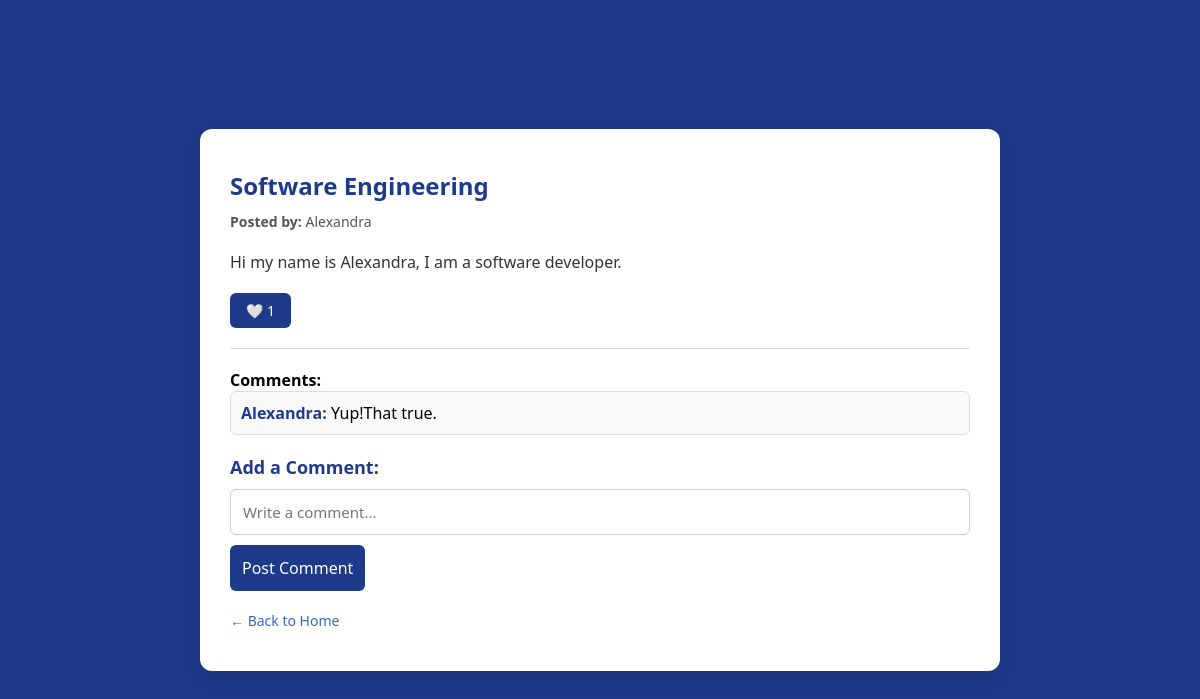
The page /topic/1 (signed in) on the database its author committed.
### tables this page shows
CREATE TABLE topics (
                        id INTEGER PRIMARY KEY AUTOINCREMENT,
                        username TEXT,
                        title TEXT,
                        content TEXT);

CREATE TABLE comments (
                        id INTEGER PRIMARY KEY AUTOINCREMENT,
                        topic_id INTEGER,
                        username TEXT,
                        comment TEXT,
                        FOREIGN KEY (topic_id) REFERENCES topics(id));

### app.py (the view)
@app.route('/topic/<int:topic_id>')
def topic_detail(topic_id):
    if 'username' not in session:
        return redirect('/login')
    conn = sqlite3.connect('forum.db')
    cursor = conn.cursor()
    cursor.execute('SELECT id, username, title, content FROM topics WHERE id = ?', (topic_id,))
    topic = cursor.fetchone()
    if not topic:
        conn.close()
        return "Topic not found", 404
    cursor.execute('SELECT * FROM comments WHERE topic_id = ? ORDER BY id', (topic_id,))
    comments = cursor.fetchall()
    cursor.execute('SELECT COUNT(*) FROM likes WHERE topic_id = ?', (topic_id,))
    like_count = cursor.fetchone()[0]
    user_has_liked = False
    if 'user_id' in session:
        cursor.execute('SELECT 1 FROM likes WHERE user_id = ? AND topic_id = ?',
                      (session['user_id'], topic_id))
        user_has_liked = cursor.fetchone() is not None
    conn.close()
    return render_template('topic_detail.html',
                         topic_id=topic[0],
                         username=topic[1],
                         title=topic[2],
                         content=topic[3],
                         comments=comments,
                         like_count=like_count,
                         user_has_liked=user_has_liked)

### templates/topic_detail.html (shortened to what this page needs)
<!DOCTYPE html>
<html lang="en">
<head>
</head>
<body>
  <div class="container">
    <h2>{{ title }}</h2>
    <p class="author"><strong>Posted by:</strong> {{ username }}</p>
    <div class="content">
      <p>{{ content }}</p>
    </div>
    <div class="like-section">
      {% if session.get('user_id') %}
        <form method="POST" action="/like/{{ topic_id }}" style="display: inline;">
          <button type="submit" class="like-button">
            {% if user_has_liked %}
              ❤️ {{ like_count }}
            {% else %}
              🤍 {{ like_count }}
            {% endif %}
          </button>
        </form>
      {% else %}
        <span class="like-display">🤍 {{ like_count }}</span>
        <small><a href="/login">Login to like this post</a></small>
      {% endif %}
    </div>
    <hr>
    <h4>Comments:</h4>
    {% if comments %}
      {% for comment in comments %}
        <div class="comment">
          <strong>{{ comment[2] }}:</strong> {{ comment[3] }}
        </div>
      {% endfor %}
    {% else %}
      <p>No comments yet. Be the first to comment!</p>
    {% endif %}
    <div class="comment-form">
      <h4>Add a Comment:</h4>
      <form action="/comment/{{ topic_id }}" method="POST">
        <input type="text" name="comment" placeholder="Write a comment..." required>
        <button type="submit">Post Comment</button>
      </form>
    </div>
    <p><a href="/home" class="back-link">← Back to Home</a></p>
  </div>
</body>
</html>

### templates/topic_detail.html (style rules this page uses)
* { margin: 0; padding: 0; box-sizing: border-box; font-family: 'Segoe UI', Tahoma, Geneva, Verdana, sans-serif; }
body { background-color: #1e3a8a; display: flex; justify-content: center; align-items: center; min-height: 100vh; padding: 20px; }
.container { background-color: #fff; padding: 40px 30px; border-radius: 12px; box-shadow: 0 8px 20px rgba(0, 0, 0, 0.1); max-width: 800px; width: 100%; }
h2 { font-size: 24px; color: #1e3a8a; margin-bottom: 10px; }
.author { font-size: 14px; color: #555; margin-bottom: 20px; }
.content { font-size: 16px; color: #333; margin-bottom: 20px; }
.like-section { margin-bottom: 20px; }
.like-button { background-color: #1e3a8a; color: white; padding: 8px 16px; font-size: 14px; border: none; border-radius: 6px; cursor: pointer; transition: 0.3s; }
hr { border: none; border-top: 1px solid #ddd; margin: 20px 0; }
.comment { margin-bottom: 15px; padding: 10px; background-color: #f9f9f9; border-radius: 6px; border: 1px solid #ddd; }
.comment strong { color: #1e3a8a; }
.comment-form { margin-top: 20px; }
.comment-form h4 { font-size: 18px; color: #1e3a8a; margin-bottom: 10px; }
.comment-form input { width: 100%; padding: 12px; border: 1px solid #ccc; border-radius: 6px; font-size: 15px; margin-bottom: 10px; }
.comment-form button { background-color: #1e3a8a; color: white; padding: 12px; font-size: 16px; border: none; border-radius: 6px; cursor: pointer; transition: 0.3s; }
.back-link { display: inline-block; margin-top: 20px; font-size: 14px; color: #3366cc; text-decoration: none; }

### rows shown on the page
topics: title "Software Engineering", username "Alexandra", content "Hi my name is Alexandra, I am a software developer."
comments: username "Alexandra", comment "Yup!That true."

### other values the page prints
{{ like_count }} "1"
